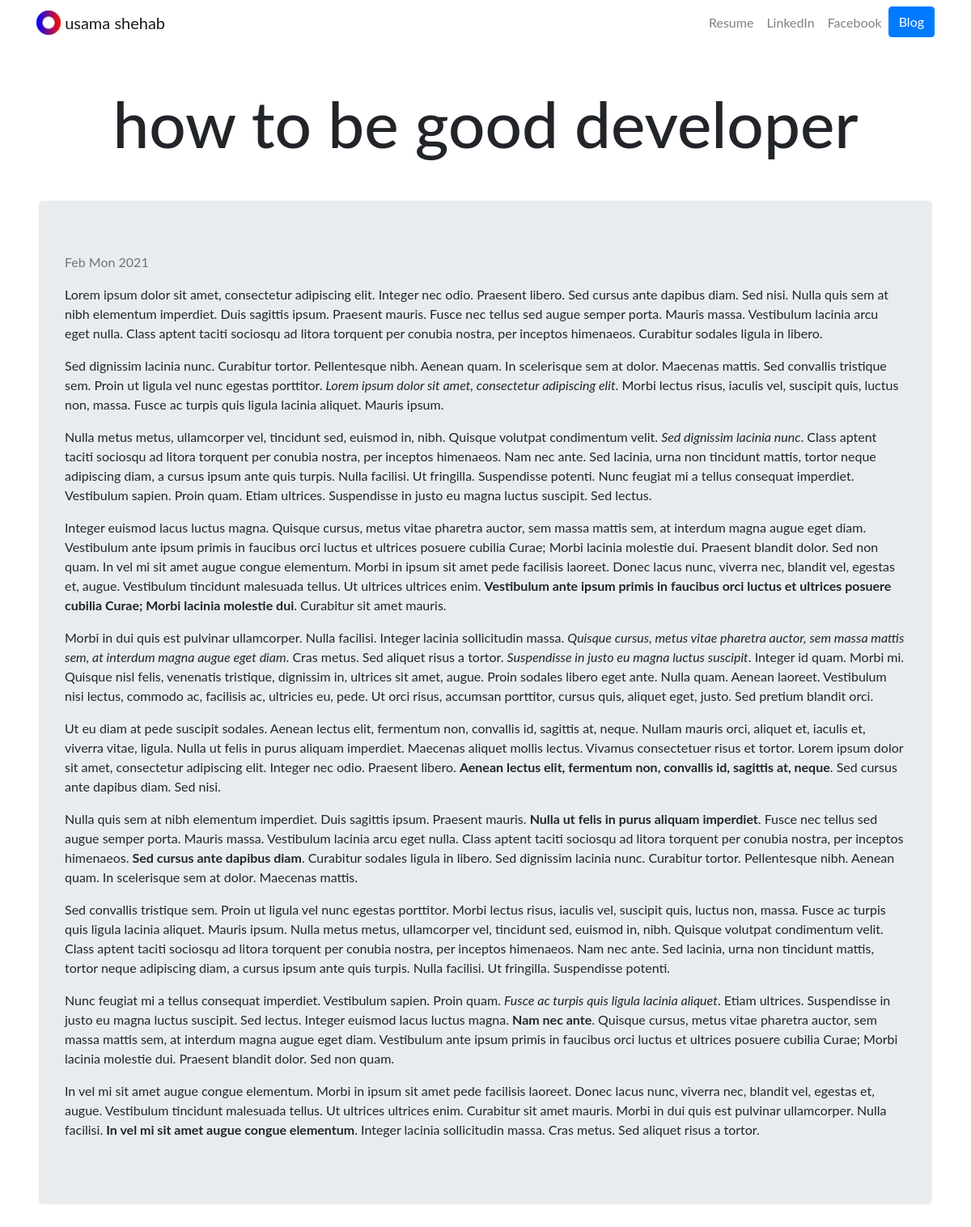
The page /blog/6/ on the database its author committed.
### blog/models.py (models this page shows, shortened)
class blog(models.Model):
    title = models.CharField(max_length=200, unique=True)
    article = models.TextField(blank=True)
    url = models.URLField(blank=True)
    date = models.DateField()

### blog/views.py (the view)
# urls.py: path('<int:blog_id>/', views.article, name='article')
def article(request, blog_id):
    article = get_object_or_404(blog, pk=blog_id)
    return render(request, 'blog/article.html', {'article': article})

### templates/blog/article.html (shortened to what this page needs)
{%extends 'base.html'%}
{%block content%}
    <h2 id="articleTitle"class="text-center my-5">{{article.title}}</h2>
        <div class="jumbotron mx-5">
              <p class="text-muted"> {{article.date|date:'M D Y'}}</p>
          {{article.article|safe}}
          </div>
{%endblock%}

### static/portfolio/CSS.css (style rules this page uses)
body { font-family: 'Lato', sans-serif; }
#articleTitle { font-size: 5rem; }

### rows shown on the page
blog: title "how to be good developer", date "Feb Mon 2021", article "Lorem ipsum dolor sit amet, consectetur adipiscing elit. Integer nec odio. Praesent libero. Sed cursus ante dapibus diam. Sed nisi. Nulla quis sem at nibh elementum imperdiet. Duis sagittis ipsum. Praesent mauris. Fusce nec tellus sed augue semper porta. Mauris massa. Vestibulum lacinia arcu eget nulla. Class aptent taciti sociosqu ad litora torquent per conubia nostra, per inceptos himenaeos. Curabitur sodales ligula in libero. Sed dignissim lacinia nunc. Curabitur tortor. Pellentesque nibh. Aenean quam. In scelerisque sem at dolor. Maecenas mattis. Sed convallis tristique sem. Proin ut ligula vel nunc egestas porttitor. Lorem ipsum dolor sit amet, consectetur adipiscing elit . Morbi…"
